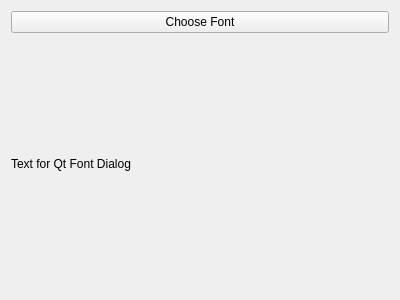
<?xml version="1.0" encoding="UTF-8"?>
<ui version="4.0">
 <class>Widget</class>
 <widget class="QWidget" name="Widget">
  <property name="geometry">
   <rect>
    <x>0</x>
    <y>0</y>
    <width>400</width>
    <height>300</height>
   </rect>
  </property>
  <property name="windowTitle">
   <string>Widget</string>
  </property>
  <layout class="QVBoxLayout" name="verticalLayout">
   <item>
    <widget class="QPushButton" name="chooseFontButton">
     <property name="text">
      <string>Choose Font</string>
     </property>
    </widget>
   </item>
   <item>
    <widget class="QLabel" name="label">
     <property name="text">
      <string>Text for Qt Font Dialog</string>
     </property>
     <property name="wordWrap">
      <bool>true</bool>
     </property>
    </widget>
   </item>
  </layout>
 </widget>
 <layoutdefault spacing="6" margin="11"/>
 <resources/>
 <connections/>
</ui>
